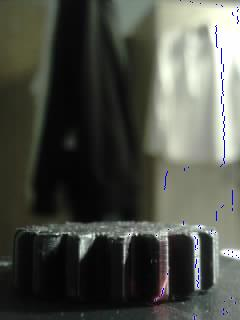
#> input picture Python/imgs/img0.jpeg, 240 x 320 px, given in place of tst.jpeg, which was not available
$ python postProcess.py
#> lines starting #> are read from the running program, lines starting #| are printed output that depends on the picture
import os
import csv
from PIL import Image
import serialCom as com
from globals import *

cropBox = (IMG_X // 2, 0, IMG_X, IMG_Y)
drawDebugDetectedEdge = True
drawDebugAvgLuminance = False
debugColor = (0, 0, 255)

def prepareImg(name = "image", useCrop = False):
#> called with name = 'tst', useCrop = False
    try:
        im = Image.open(f"{PROJPATH}imgs/{name}.jpeg")
#> im is the input picture: PIL image 240x320 RGB; mean R, G, B 77.8, 80.1, 72
        # if its horizontal, rotate 90 degrees
        if im.size[0] > im.size[1]:
            im = im.transpose(Image.Transpose.ROTATE_90)
        # if useCrop is true, we will only use the right half of the img
        if useCrop:
            im = im.crop(cropBox)
        return im

    except FileNotFoundError as e:
        print(f"File could not be opened, mb wrong name / path? Name: {name}")
        return False

# extract most red pixels in each row
def processImg(img, angle = 0, sampleIndx = 0):
#> called with angle = 0, sampleIndx = 0
    R, G, B = 0, 1, 2
    X, Y = 0, 1
    # how many pixel rows to iterate over
    step = 1
    # red coeficient treshold, in the future it should be a lot more
    rTrsh = 15
    # white coeficient treshold
    wTrsh = 10
    # black treshold
    bkTrsh = 15

    size = img.size
#> size = (240, 320)
    src = img
    img = img.load()

    # list to store x coordinate of the most red pixel
    output = [angle]
    # output[0] = angle

    for y in range(0, size[Y], step):
        prevVal = val = (0, 0, 0)
        rX = 0
        totalL = highestL = avgL = 0
        # find the average luminance
        for x in range(size[X]):
            val = img[x, y]
            luminance = (val[R] + val[G] + val[B]) / 3
            totalL = totalL + luminance
        avgL = int(totalL // size[X])

        ## find the best x value for every row
        for x in range(size[X]):
            # [5 lines of commented-out code are left out]


            val = img[x, y]
            luminance = (val[R] + val[G] + val[B]) / 3
            if luminance > highestL and luminance >= wTrsh:
                highestL = luminance
                rX = x

            prevVal = val

        ## AADDITIONAL FILTERING
        # if rX is at the end, set it to 0 bc its not valid
        if rX == size[X] - 1: rX = 0
        if rX < size[X] / 2: rX = 0

        ## DEBUG DRAWS
        # highlight the selected pixels with pure red, IF rX = 0 then its not valid
        if drawDebugDetectedEdge:
            if rX != 0: img[rX, y] = debugColor

        if drawDebugAvgLuminance:
            for x in range(8):
                img[x, y] = (avgL, avgL, avgL)
        # write values to a string array, even invalid ones to prevent deformation
        output.append(rX)
#> after the loop, output = 321 values, max 238 at index 23, min 0 at index 0, mean 208.7

    src.save(f"{PROJPATH}imgs/img{sampleIndx}.jpeg")
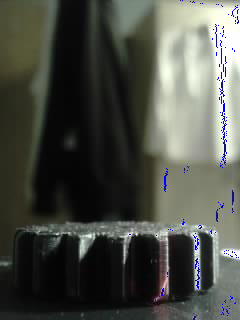
#> saved as img0.jpeg: PIL image 240x320 RGB; mean R, G, B 76.9, 79.3, 72.1
    # print(output)
    return output
    # src.show()

#### PROCESS ALL IMGS IN THE CAPTURE FOLDER
def processAll(numSamples, useCrop):
    print("processing imgs...")
    if os.path.exists(OUTPUT_PATH):
        os.remove(f"{PROJPATH}data/output.txt")
    scanData = open(f"{PROJPATH}data/output.txt", "a")

    #process each img
    for sampleIndx in range(numSamples):
        img = prepareImg(f"img{sampleIndx}", useCrop)
        if img:
            angle = (360 / numSamples) * sampleIndx
            # output[sampleIndx] = processImg(img, angle)
            output = processImg(img, angle, sampleIndx)
            scanData.write("\n" + str(output))
    scanData.close()

def runPreview(useCrop = False):
    status = com.captureSingle("prev")
    if status:
        img = prepareImg("imgprev", useCrop)
        processImg(img)
        img.show()

def testProcess(name, useCrop = False):
    img = prepareImg(name)
    processImg(img)
    img.show()

def cleanCapture():
    index = 0
    while True:
        path = f"{PROJPATH}imgs/img{index}.jpeg"
        if os.path.exists(path):
            os.remove(path)
            print(f'Deleted "img{index}"')
            index += 1
        else:
            break
    print(f"Deleted {index} pictures")

if __name__ == "__main__":
    # runPreview()
    testProcess("tst")

$ run again, on Python/imgs/img12.jpeg
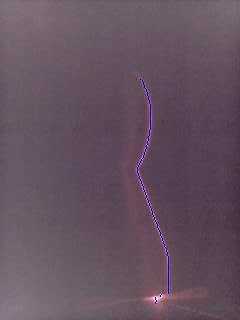
#> input picture Python/imgs/img12.jpeg, 240 x 320 px, given in place of tst.jpeg, which was not available
#> in prepareImg, im is the input picture: PIL image 240x320 RGB; mean R, G, B 99.5, 82.2, 96.5
#> after the loop in processImg, `for y in range(0, size[Y], step):`: output = 321 values, max 169 at index 273, min 0 at index 0, mean 109.2
#> in processImg, `src.save(f"{PROJPATH}imgs/img{sampleIndx}.jpeg")`:
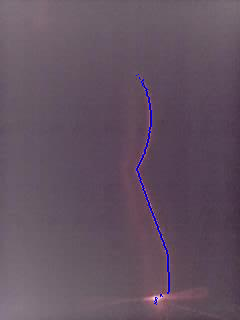
#> saved as img0.jpeg: PIL image 240x320 RGB; mean R, G, B 99, 81.8, 96.7
